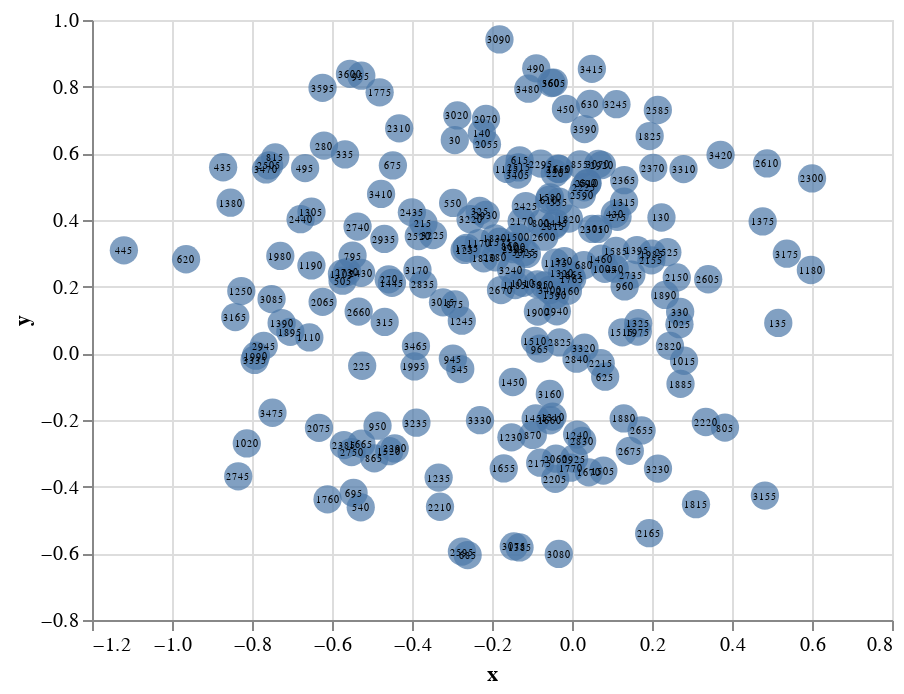

The notebook cell saved with this chart:
### Markdown cell above
Visualize Data

### Code cell
chart = simplest_visualization(source)
chart.save('chart.html')
chart

### Figure 1 — Vega-Lite specification as saved in the notebook (floating-point values rounded to 4 significant figures; data arrays with more than 128 entries replaced by an {"elided": "..."} marker saying what was removed)
{"config": {"view": {"continuousWidth": 400, "continuousHeight": 300}}, "layer": [{"mark": {"type": "point", "filled": true, "size": 200}, "encoding": {"x": {"field": "x", "type": "quantitative"}, "y": {"field": "y", "type": "quantitative"}}, "selection": {"selector018": {"type": "single", "encodings": ["x", "y"], "on": "mouseover", "nearest": true, "empty": "none"}}}, {"mark": {"type": "text", "filled": true, "size": 5}, "encoding": {"size": {"condition": {"value": 20, "selection": "selector018"}, "value": 5}, "text": {"field": "name", "type": "quantitative"}, "x": {"field": "x", "type": "quantitative"}, "y": {"field": "y", "type": "quantitative"}}}], "data": {"name": "data-7ceeb5c445147e5ab037f4d61749c72a"}, "$schema": "https://vega.github.io/schema/vega-lite/v4.17.0.json", "datasets": {"data-7ceeb5c445147e5ab037f4d61749c72a": {"elided": "225 records"}}}
